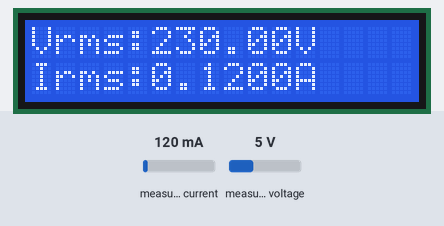
Bench run of a sketch on a simulated ESP32. Parts: 16×2 character LCD. The inputs (shaded band) are chosen by the test bench; at power-on: measured current 120 mA, measured voltage 5 V. WiFi joins after 1.5 s; servers stay silent unless stated; what the sketch prints to the serial monitor is not drawn.

Above: at 7.9 s.
8.0 s: measured current set to 40 mA
At 15.9 s:
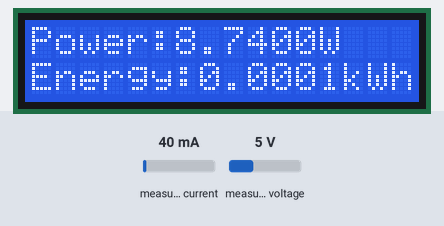
19.9 s: measured voltage set to 0.3 V
At 24.6 s:
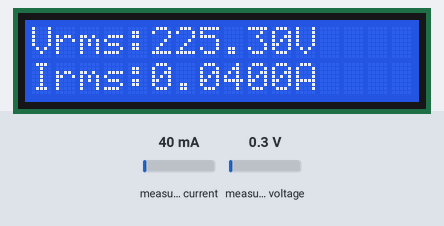
28.1 s: measured current set to 500 mA
At 31.0 s:
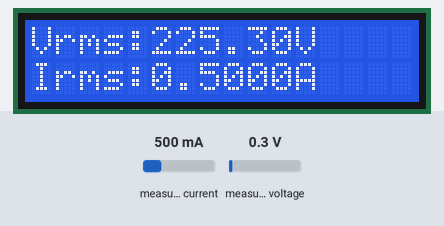
33.6 s: measured voltage set to 3.8 V
At 36.3 s:
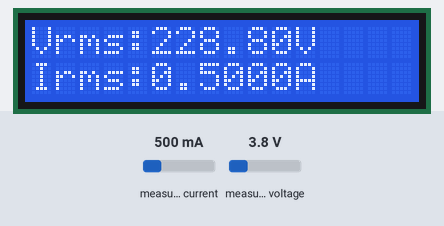
39.2 s: measured current set to 1000 mA
At 41.6 s:
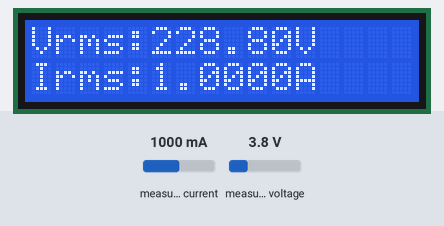
44.8 s: measured voltage set to 7.5 V
At 46.9 s:
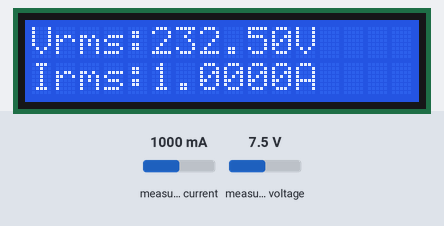
Timing chart, 0 to 48.4 s (numbered marks = the images above; inputs shaded):
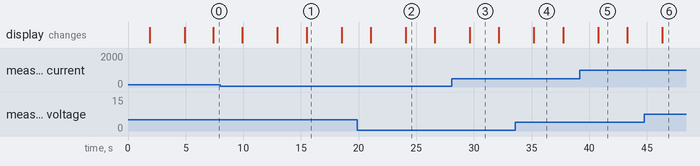

Measured:
- after the input at 8.0 s, the display: first differs from a run without the input after 5.0 s (image 1 shows a later state)
- after the input at 19.9 s, the display: first differs from a run without the input after 4.2 s (image 2)
- after the input at 28.1 s, the display: changes after 1.5 s (image 3)
- what the display in image 1 shows lasts 3.0 s, from 15.5 s to 18.5 s
- what the display in image 2 shows lasts 2.5 s, from 24.1 s to 26.6 s

The sketch:

first-blynk-code.ino
```cpp
/*
* Sketch written by Dean Etim
* Last Edited 6th April, 2025.
*/
#include <Wire.h>
#include <LiquidCrystal_I2C.h>
#include <WiFi.h>
#include <WiFiClient.h>
#include <BlynkSimpleEsp32.h>
#include "EmonLib.h"

#define BLYNK_PRINT Serial
#define vCalibration 83.3
#define currCalibration 5.6

LiquidCrystal_I2C lcd(0x27, 16, 2);  // I2C address 0x27 or 0x3F depending on your module
EnergyMonitor emon;
BlynkTimer timer;

char auth[] = "AUTHENTICATION_CODE";
char ssid[] = "Free WIFI";
char pass[] = "@dean2646EE";

float energyConsumed = 0.0;
unsigned long lastmillis = millis();
const int voltagePin = 35;
const int currentPin = 34;

void myTimerEvent() {
  // Sample the voltage and current waveforms
  emon.calcVI(50, 300);  //20 cycles, 2000ms
  float voltage = emon.Vrms;
  float current = emon.Irms;
  float realPower = emon.realPower;
  float powerFactor = emon.powerFactor;

  energyConsumed += realPower * (millis() - lastmillis) / 3600000000.0;
  lastmillis = millis();

  // RMS_VOLTAGE
  Serial.print("Vrms: ");
  Serial.print(voltage, 2);
  Serial.print("V");

  // RMS_CURRENT
  Serial.print("\tIrms: ");
  Serial.print(current, 2);
  Serial.print("A");

  // REAL_POWER
  Serial.print("\tPower: ");
  Serial.print(realPower, 3);
  Serial.print("W");

  // POWER_FACTOR
  Serial.print("\tPower factor: ");
  Serial.print(powerFactor, 2);

  // ENERGY
  Serial.print("\tEnergy: ");
  Serial.print(energyConsumed, 2);
  Serial.println("kWh");

  // Display Voltage and Current values on the LCD
  lcd.clear();
  lcd.setCursor(0, 0);
  lcd.print("Vrms:");
  lcd.print(voltage, 2);
  lcd.print("V");
  lcd.setCursor(0, 1);
  lcd.print("Irms:");
  lcd.print(current, 4);
  lcd.print("A");
  delay(2500);

  lcd.clear();
  lcd.setCursor(0, 0);
  lcd.print("Power:");
  lcd.print(realPower, 4);
  lcd.print("W");
  lcd.setCursor(0, 1);
  lcd.print("Energy:");
  lcd.print(energyConsumed, 4);
  lcd.print("kWh");
  delay(2500);

  // Send the values to the Blynk app
  Blynk.virtualWrite(V0, voltage);
  Blynk.virtualWrite(V1, current);
  Blynk.virtualWrite(V2, realPower);
  Blynk.virtualWrite(V3, energyConsumed);
}

void setup() {
  Serial.begin(115200);           //initialize serial monitor
  Blynk.begin(auth, ssid, pass);  //Initialze Blynk

  // initialize LCD
  lcd.init();
  lcd.backlight();

  // Initialize read voltage and current values
  emon.voltage(voltagePin, vCalibration, 1.7);
  emon.current(currentPin, currCalibration);

  //setup the blynk timer function
  timer.setInterval(5000L, myTimerEvent);

  // Display Welcome message on the LCD
  lcd.setCursor(3, 0);
  lcd.print("Hello there! ");
  lcd.setCursor(3, 1);
  lcd.print("Wattmeter Initializing");
  delay(3000);
  lcd.clear();
}  // End setup

void loop() {
  Blynk.run();
  timer.run();
}  // End main loop
```
